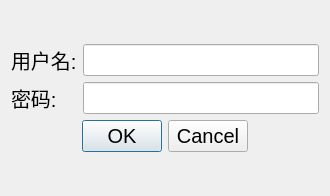
<?xml version="1.0" encoding="UTF-8"?>
<ui version="4.0">
 <class>LoginDialog</class>
 <widget class="QDialog" name="LoginDialog">
  <property name="geometry">
   <rect>
    <x>0</x>
    <y>0</y>
    <width>330</width>
    <height>196</height>
   </rect>
  </property>
  <property name="font">
   <font>
    <pointsize>15</pointsize>
   </font>
  </property>
  <property name="windowTitle">
   <string>登录</string>
  </property>
  <property name="sizeGripEnabled">
   <bool>false</bool>
  </property>
  <layout class="QVBoxLayout" name="verticalLayout">
   <item>
    <spacer name="verticalSpacer">
     <property name="orientation">
      <enum>Qt::Vertical</enum>
     </property>
     <property name="sizeHint" stdset="0">
      <size>
       <width>20</width>
       <height>25</height>
      </size>
     </property>
    </spacer>
   </item>
   <item>
    <layout class="QFormLayout" name="formLayout">
     <item row="0" column="0">
      <widget class="QLabel" name="label">
       <property name="text">
        <string>用户名:</string>
       </property>
      </widget>
     </item>
     <item row="1" column="0">
      <widget class="QLabel" name="label_2">
       <property name="text">
        <string>密码:</string>
       </property>
      </widget>
     </item>
     <item row="1" column="1">
      <widget class="QLineEdit" name="m_passwordEdit">
       <property name="text">
        <string/>
       </property>
       <property name="echoMode">
        <enum>QLineEdit::Password</enum>
       </property>
      </widget>
     </item>
     <item row="0" column="1">
      <widget class="QLineEdit" name="m_usernameEdit"/>
     </item>
    </layout>
   </item>
   <item>
    <layout class="QHBoxLayout" name="horizontalLayout">
     <item>
      <spacer name="horizontalSpacer">
       <property name="orientation">
        <enum>Qt::Horizontal</enum>
       </property>
       <property name="sizeHint" stdset="0">
        <size>
         <width>40</width>
         <height>20</height>
        </size>
       </property>
      </spacer>
     </item>
     <item>
      <widget class="QDialogButtonBox" name="m_buttonBox">
       <property name="layoutDirection">
        <enum>Qt::LeftToRight</enum>
       </property>
       <property name="standardButtons">
        <set>QDialogButtonBox::Cancel|QDialogButtonBox::Ok</set>
       </property>
      </widget>
     </item>
     <item>
      <spacer name="horizontalSpacer_2">
       <property name="orientation">
        <enum>Qt::Horizontal</enum>
       </property>
       <property name="sizeHint" stdset="0">
        <size>
         <width>40</width>
         <height>20</height>
        </size>
       </property>
      </spacer>
     </item>
    </layout>
   </item>
   <item>
    <spacer name="verticalSpacer_2">
     <property name="orientation">
      <enum>Qt::Vertical</enum>
     </property>
     <property name="sizeHint" stdset="0">
      <size>
       <width>20</width>
       <height>26</height>
      </size>
     </property>
    </spacer>
   </item>
  </layout>
 </widget>
 <resources/>
 <connections/>
</ui>
